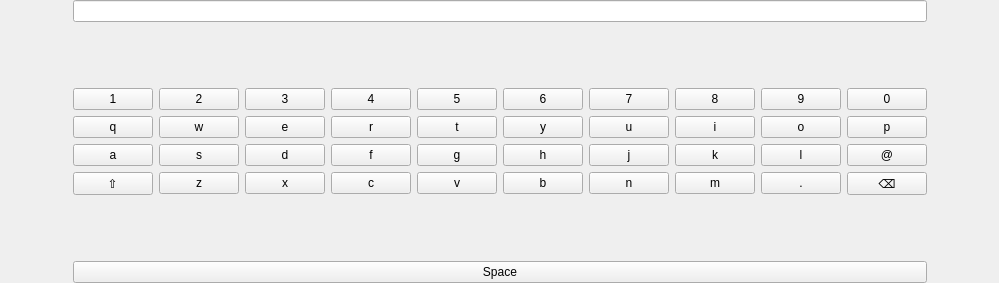
<?xml version="1.0" encoding="UTF-8"?>
<ui version="4.0">
 <class>virtualkeyboard</class>
 <widget class="QWidget" name="virtualkeyboard">
  <property name="geometry">
   <rect>
    <x>0</x>
    <y>0</y>
    <width>999</width>
    <height>283</height>
   </rect>
  </property>
  <property name="windowTitle">
   <string>Form</string>
  </property>
  <layout class="QVBoxLayout" name="verticalLayout">
   <property name="leftMargin">
    <number>0</number>
   </property>
   <property name="topMargin">
    <number>0</number>
   </property>
   <property name="rightMargin">
    <number>0</number>
   </property>
   <property name="bottomMargin">
    <number>0</number>
   </property>
   <item>
    <layout class="QGridLayout" name="gridLayout">
     <property name="bottomMargin">
      <number>0</number>
     </property>
     <item row="0" column="3">
      <widget class="QLineEdit" name="lineEdit"/>
     </item>
     <item row="1" column="3">
      <widget class="QStackedWidget" name="stackedWidget">
       <property name="lineWidth">
        <number>0</number>
       </property>
       <widget class="QWidget" name="page">
        <layout class="QVBoxLayout" name="verticalLayout_2">
         <property name="leftMargin">
          <number>0</number>
         </property>
         <property name="topMargin">
          <number>0</number>
         </property>
         <property name="rightMargin">
          <number>0</number>
         </property>
         <property name="bottomMargin">
          <number>0</number>
         </property>
         <item>
          <layout class="QGridLayout" name="gridLayout_3">
           <item row="13" column="3">
            <layout class="QGridLayout" name="gridLayout_4">
             <item row="6" column="9">
              <widget class="QPushButton" name="ll">
               <property name="text">
                <string>l</string>
               </property>
              </widget>
             </item>
             <item row="7" column="9">
              <widget class="QPushButton" name="spt">
               <property name="text">
                <string>.</string>
               </property>
              </widget>
             </item>
             <item row="6" column="3">
              <widget class="QPushButton" name="lf">
               <property name="text">
                <string>f</string>
               </property>
              </widget>
             </item>
             <item row="7" column="0">
              <widget class="QPushButton" name="shiftBtn">
               <property name="text">
                <string>⇧</string>
               </property>
              </widget>
             </item>
             <item row="2" column="8">
              <widget class="QPushButton" name="li">
               <property name="text">
                <string>i</string>
               </property>
              </widget>
             </item>
             <item row="7" column="3">
              <widget class="QPushButton" name="lc">
               <property name="text">
                <string>c</string>
               </property>
              </widget>
             </item>
             <item row="7" column="8">
              <widget class="QPushButton" name="lm">
               <property name="text">
                <string>m</string>
               </property>
              </widget>
             </item>
             <item row="7" column="11">
              <widget class="QPushButton" name="eraseBtn">
               <property name="text">
                <string>⌫</string>
               </property>
              </widget>
             </item>
             <item row="2" column="6">
              <widget class="QPushButton" name="ly">
               <property name="text">
                <string>y</string>
               </property>
              </widget>
             </item>
             <item row="0" column="11">
              <widget class="QPushButton" name="n0">
               <property name="text">
                <string>0</string>
               </property>
              </widget>
             </item>
             <item row="0" column="0">
              <widget class="QPushButton" name="n1">
               <property name="text">
                <string>1</string>
               </property>
              </widget>
             </item>
             <item row="2" column="2">
              <widget class="QPushButton" name="le">
               <property name="text">
                <string>e</string>
               </property>
              </widget>
             </item>
             <item row="2" column="9">
              <widget class="QPushButton" name="lo">
               <property name="text">
                <string>o</string>
               </property>
              </widget>
             </item>
             <item row="7" column="2">
              <widget class="QPushButton" name="lx">
               <property name="text">
                <string>x</string>
               </property>
              </widget>
             </item>
             <item row="0" column="2">
              <widget class="QPushButton" name="n3">
               <property name="text">
                <string>3</string>
               </property>
              </widget>
             </item>
             <item row="0" column="7">
              <widget class="QPushButton" name="n7">
               <property name="text">
                <string>7</string>
               </property>
              </widget>
             </item>
             <item row="2" column="7">
              <widget class="QPushButton" name="lu">
               <property name="text">
                <string>u</string>
               </property>
              </widget>
             </item>
             <item row="6" column="0">
              <widget class="QPushButton" name="la">
               <property name="text">
                <string>a</string>
               </property>
              </widget>
             </item>
             <item row="6" column="11">
              <widget class="QPushButton" name="sat">
               <property name="text">
                <string>@</string>
               </property>
              </widget>
             </item>
             <item row="0" column="9">
              <widget class="QPushButton" name="n9">
               <property name="text">
                <string>9</string>
               </property>
              </widget>
             </item>
             <item row="6" column="5">
              <widget class="QPushButton" name="lg">
               <property name="text">
                <string>g</string>
               </property>
              </widget>
             </item>
             <item row="2" column="1">
              <widget class="QPushButton" name="lw">
               <property name="text">
                <string>w</string>
               </property>
              </widget>
             </item>
             <item row="2" column="5">
              <widget class="QPushButton" name="lt">
               <property name="text">
                <string>t</string>
               </property>
              </widget>
             </item>
             <item row="2" column="0">
              <widget class="QPushButton" name="lq">
               <property name="text">
                <string>q</string>
               </property>
              </widget>
             </item>
             <item row="6" column="1">
              <widget class="QPushButton" name="ls">
               <property name="text">
                <string>s</string>
               </property>
              </widget>
             </item>
             <item row="0" column="6">
              <widget class="QPushButton" name="n6">
               <property name="text">
                <string>6</string>
               </property>
              </widget>
             </item>
             <item row="0" column="5">
              <widget class="QPushButton" name="n5">
               <property name="text">
                <string>5</string>
               </property>
              </widget>
             </item>
             <item row="7" column="5">
              <widget class="QPushButton" name="lv">
               <property name="text">
                <string>v</string>
               </property>
              </widget>
             </item>
             <item row="2" column="11">
              <widget class="QPushButton" name="lp">
               <property name="text">
                <string>p</string>
               </property>
              </widget>
             </item>
             <item row="0" column="1">
              <widget class="QPushButton" name="n2">
               <property name="text">
                <string>2</string>
               </property>
              </widget>
             </item>
             <item row="7" column="6">
              <widget class="QPushButton" name="lb">
               <property name="text">
                <string>b</string>
               </property>
              </widget>
             </item>
             <item row="6" column="6">
              <widget class="QPushButton" name="lh">
               <property name="text">
                <string>h</string>
               </property>
              </widget>
             </item>
             <item row="6" column="7">
              <widget class="QPushButton" name="lj">
               <property name="text">
                <string>j</string>
               </property>
              </widget>
             </item>
             <item row="6" column="8">
              <widget class="QPushButton" name="lk">
               <property name="text">
                <string>k</string>
               </property>
              </widget>
             </item>
             <item row="7" column="7">
              <widget class="QPushButton" name="ln">
               <property name="text">
                <string>n</string>
               </property>
              </widget>
             </item>
             <item row="2" column="3">
              <widget class="QPushButton" name="lr">
               <property name="text">
                <string>r</string>
               </property>
              </widget>
             </item>
             <item row="0" column="3">
              <widget class="QPushButton" name="n4">
               <property name="text">
                <string>4</string>
               </property>
              </widget>
             </item>
             <item row="6" column="2">
              <widget class="QPushButton" name="ld">
               <property name="text">
                <string>d</string>
               </property>
              </widget>
             </item>
             <item row="0" column="8">
              <widget class="QPushButton" name="n8">
               <property name="text">
                <string>8</string>
               </property>
              </widget>
             </item>
             <item row="7" column="1">
              <widget class="QPushButton" name="lz">
               <property name="text">
                <string>z</string>
               </property>
              </widget>
             </item>
            </layout>
           </item>
          </layout>
         </item>
        </layout>
       </widget>
       <widget class="QWidget" name="page_2"/>
      </widget>
     </item>
     <item row="1" column="1">
      <spacer name="horizontalSpacer_2">
       <property name="orientation">
        <enum>Qt::Horizontal</enum>
       </property>
       <property name="sizeHint" stdset="0">
        <size>
         <width>40</width>
         <height>20</height>
        </size>
       </property>
      </spacer>
     </item>
     <item row="1" column="4">
      <spacer name="horizontalSpacer">
       <property name="orientation">
        <enum>Qt::Horizontal</enum>
       </property>
       <property name="sizeHint" stdset="0">
        <size>
         <width>40</width>
         <height>20</height>
        </size>
       </property>
      </spacer>
     </item>
     <item row="2" column="3">
      <widget class="QPushButton" name="spaceBtn">
       <property name="text">
        <string>Space</string>
       </property>
      </widget>
     </item>
    </layout>
   </item>
  </layout>
 </widget>
 <resources/>
 <connections/>
</ui>
